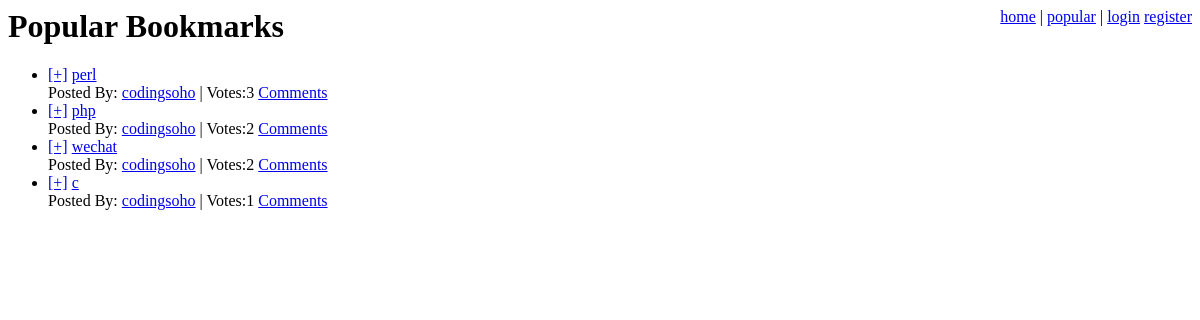
Page /popular/ on the committed database.
### bookmarks/models.py (models this page shows, shortened)
class SharedBookmark(models.Model):
    bookmark = models.ForeignKey(Bookmark, unique=True)
    date = models.DateTimeField(auto_now_add=True)
    votes = models.IntegerField(default=1)
    users_voted = models.ManyToManyField(User)

class Bookmark(models.Model):
    title = models.CharField(max_length=200)
    user = models.ForeignKey(User)
    link = models.ForeignKey(Link)

### bookmarks/views.py (the view)
# urls.py: url(r'^popular/$', popular_page),
def popular_page(request):
    today = datetime.today()
    yesterday = today - timedelta(1)
    shared_bookmarks = SharedBookmark.objects.filter(date__gt=yesterday)
    shared_bookmarks = shared_bookmarks.order_by('-votes')[:10]
    variables = {
        'shared_bookmarks': shared_bookmarks
    }
    return render(request, 'popular_page.html', variables)

### templates/popular_page.html (shortened to what this page needs)
{% extends "base.html" %}
{% block head %}Popular Bookmarks{% endblock %}
{% block content %}
    {% include "shared_bookmark_list.html" %}
{% endblock %}

### templates/shared_bookmark_list.html
{% if shared_bookmarks %}
    <ul class="bookmarks">
        {% for shared_bookmark in shared_bookmarks %}
        <li>
            <a href="/vote/?id={{ shared_bookmark.id }}" class="vote">[+]</a>
            <a href="{{ shared_bookmark.bookmark.link.url }}" class="title"> {{ shared_bookmark.bookmark.title }}</a>
            <br />
            Posted By:
            <a href="/user/{{ shared_bookmark.bookmark.user.username }}/" class="username"> {{ shared_bookmark.bookmark.user.username }}</a> |
            <span class="vote-count">Votes:{{ shared_bookmark.votes }}</span>
            <a href="/bookmark/{{ shared_bookmark.id }}/">Comments</a>
        </li>
        {% endfor %}
    </ul>
{% else %}
    <p>No bookmarks found.</p>
{% endif %}

### rows in the picture
SharedBookmark: bookmark "perl", bookmark.user.username "codingsoho", votes "3"
SharedBookmark: bookmark "php", bookmark.user.username "codingsoho", votes "2"
SharedBookmark: bookmark "wechat", bookmark.user.username "codingsoho", votes "2"
SharedBookmark: bookmark "c", bookmark.user.username "codingsoho", votes "1"
